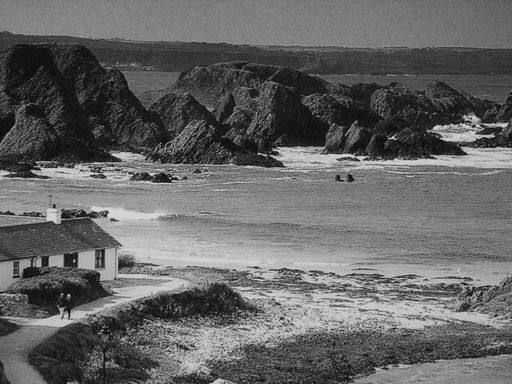
%> input picture Homework4/blockArtifacts1.tif, 512 x 384 px
$ octave Homework4.m   (GNU Octave 9; MATLAB toolbox functions it lacks are replaced by stand-ins)
%> lines starting %> are read from the running program, lines starting %| are printed output that depends on the picture
### Homework4/tampcheck.m
function [K] = tampcheck(pixels)
pixels=double(pixels);
seg=segm(pixels); %returns 8x8xNumberOfSegments
[~, colN]=size(pixels);
[~, ~, blck]=size(seg);
ccolN=colN/8; %only the column
Z1=seg(4:5,4:5,:); %middle values
Z2=zeros(2,2,blck); %array
for k=1:blck
    if rem(k,ccolN) == 0 %shifts last column
        Z2(:,:,k)=Z2(:,:,k-1);
    elseif k > blck-ccolN %%shifts last row
        Z2(:,:,k)=Z2(:,:,k-ccolN);
    else
        Z2(1,1,k)=seg(8,8,k); %E
        Z2(2,1,k)=seg(1,8,k+ccolN);%G
        Z2(1,2,k)=seg(8,1,k+1); %F
        Z2(2,2,k)=seg(1,1,k+1+ccolN); %H
    end
end
Z1P=zeros(1,blck);
Z2P=zeros(1,blck);
for f=1:blck
    Z1P(f)=abs(Z1(1,1,f)-Z1(1,2,f)-Z1(2,1,f)+Z1(2,2,f));
    Z2P(f)=abs(Z2(1,1,f)-Z2(1,2,f)-Z2(2,1,f)+Z2(2,2,f));
end
[hp,c1]=hist(Z1P);
[hpp,c2]=hist(Z2P);
hp=hp/blck;
hpp=hpp/blck;
K=abs(hp-hpp);
K=sum(K);
figure
subplot(1,2,1)
bar(c1,hp);
title("Z'")
subplot(1,2,2)
bar(c2,hpp);
title("Z''")
end

### Homework4/segm.m
function [seg, row, col] = segm(Pixels)
    [row, col] = size(Pixels);
    counter=(row*col)/64;
    seg=zeros(8,8,counter);
    count=1;
    for k=1:8:row
        for m=1:8:col
            seg(:,:,count)=Pixels(k:k+7, m:m+7);
            count=count+1;
        end
    end
end

### Homework4/Homework4.m
n=0.25; %threshold
b1=imread('blockArtifacts1.tif');
%> b1 is the input picture: size 384x512 uint8; min 0, max 227, mean 100.8
b2=imread('blockArtifacts2.tif');
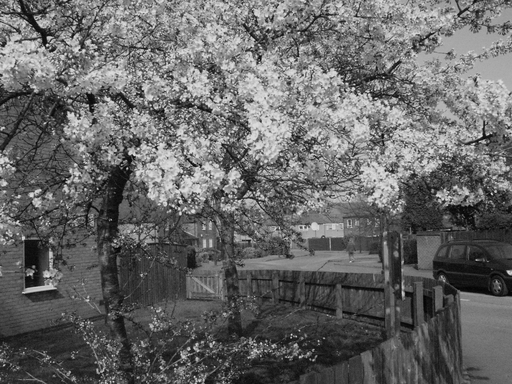
%> input picture Homework4/blockArtifacts2.tif, 512 x 384 px
%> b2 is the input picture: size 384x512 uint8; min 1, max 219, mean 103
b3=imread('blockArtifacts3.tif');
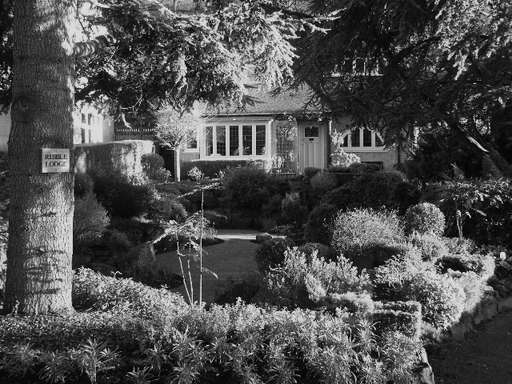
%> input picture Homework4/blockArtifacts3.tif, 512 x 384 px
%> b3 is the input picture: size 384x512 uint8; min 0, max 255, mean 77
k1=tampcheck(b1) %0.2461 not tampered with
%> after the loop in segm, `for k=1:8:row`: count = 3073
%> after the loop in tampcheck, `for f=1:blck`: Z1P = 3072 values, max 184 at index 1175, min 0 at index 1, mean 12.08; Z2P = 3072 values, max 154 at index 1108, min 0 at index 11, mean 15.34
%> in tampcheck, `[hp,c1]=hist(Z1P);`: hp = [2409 411 157 59 20 12 2 1 0 1]; c1 = [9.2 27.6 46 64.4 82.8 101.2 119.6 138 156.4 174.8]
%> in tampcheck, `[hpp,c2]=hist(Z2P);`: hpp = [2031 641 225 101 46 15 8 3 1 1]; c2 = [7.7 23.1 38.5 53.9 69.3 84.7 100.1 115.5 130.9 146.3]
%> in tampcheck, `hp=hp/blck;`: hp = [0.784 0.134 0.0511 0.0192 0.00651 0.00391 0.000651 0.000326 0 0.000326]
%> in tampcheck, `hpp=hpp/blck;`: hpp = [0.661 0.209 0.0732 0.0329 0.015 0.00488 0.0026 0.000977 0.000326 0.000326]
%> in tampcheck, `K=abs(hp-hpp);`: K = [0.123 0.0749 0.0221 0.0137 0.00846 0.000977 0.00195 0.000651 0.000326 0]
%> in tampcheck, `K=sum(K);`: K = 0.246
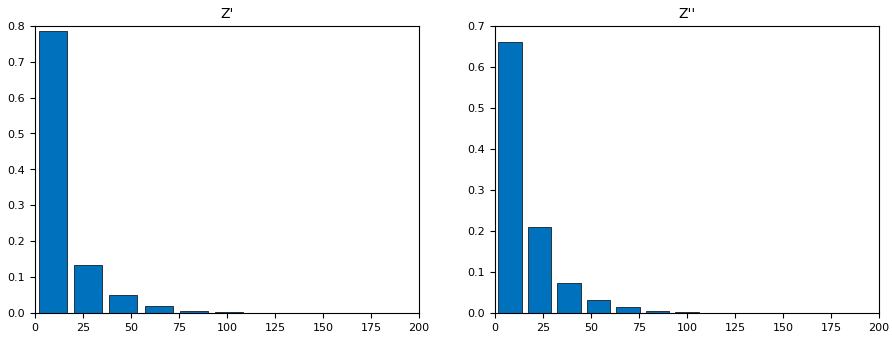
%> figure redrawn from the program's plot data, 2 panels; panel 1: tallest bar 0.784 high, from x = 1.84 to 16.56; panel 2: tallest bar 0.661 high, from x = 1.54 to 13.86
%> k1 = 0.246
k2=tampcheck(b2) %0.1816 not tampered with
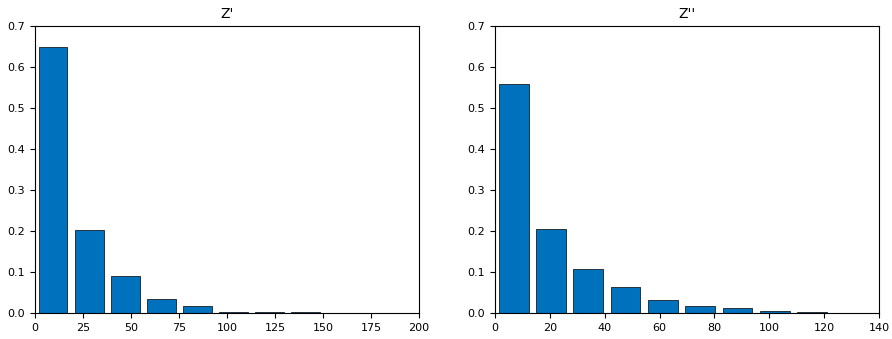
%> figure redrawn from the program's plot data, 2 panels; panel 1: tallest bar 0.648 high, from x = 1.88 to 16.92; panel 2: tallest bar 0.557 high, from x = 1.36 to 12.24
%> k2 = 0.182
k3=tampcheck(b3) %0.2734 is greater than the threshold and is therefore tampered with.
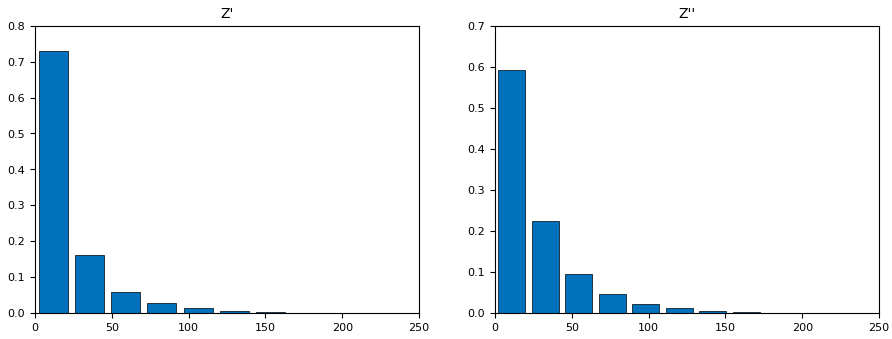
%> figure redrawn from the program's plot data, 2 panels; panel 1: tallest bar 0.729 high, from x = 2.36 to 21.24; panel 2: tallest bar 0.593 high, from x = 2.18 to 19.62
%> k3 = 0.273
%{
Questions
Briefly explain why the histograms of K' and K'' values should be different if an image has been JPEG
compressed.
    If an image has been jpeg compressed, then it has been segmented into
    8x8 pieces, where each segment has its own calculations done so that it
    can be compressed. This results in greater differences between the
    segments, which is why you'll see larger differences between k' (since
    it is the bit values in 1 block), and k'' (which is the bit values in 4
    different blocks).
%}
